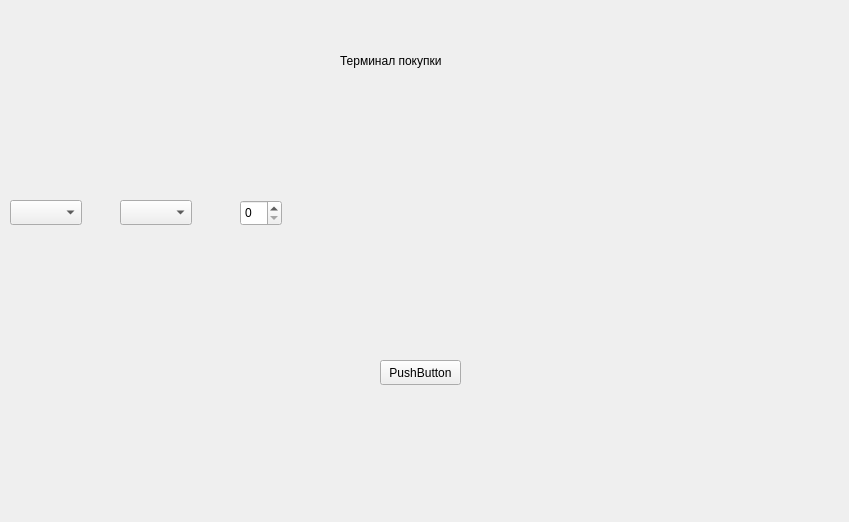
<?xml version="1.0" encoding="UTF-8"?>
<ui version="4.0">
 <class>Window</class>
 <widget class="QWidget" name="Window">
  <property name="geometry">
   <rect>
    <x>0</x>
    <y>0</y>
    <width>849</width>
    <height>522</height>
   </rect>
  </property>
  <property name="windowTitle">
   <string>Window</string>
  </property>
  <widget class="QLabel" name="label">
   <property name="geometry">
    <rect>
     <x>340</x>
     <y>50</y>
     <width>121</width>
     <height>21</height>
    </rect>
   </property>
   <property name="text">
    <string>Терминал покупки</string>
   </property>
  </widget>
  <widget class="QComboBox" name="comboBox">
   <property name="geometry">
    <rect>
     <x>10</x>
     <y>200</y>
     <width>72</width>
     <height>25</height>
    </rect>
   </property>
  </widget>
  <widget class="QComboBox" name="comboBox_2">
   <property name="geometry">
    <rect>
     <x>120</x>
     <y>200</y>
     <width>72</width>
     <height>25</height>
    </rect>
   </property>
  </widget>
  <widget class="QSpinBox" name="spinBox">
   <property name="geometry">
    <rect>
     <x>240</x>
     <y>200</y>
     <width>42</width>
     <height>26</height>
    </rect>
   </property>
  </widget>
  <widget class="QPushButton" name="pushButton">
   <property name="geometry">
    <rect>
     <x>380</x>
     <y>360</y>
     <width>81</width>
     <height>25</height>
    </rect>
   </property>
   <property name="text">
    <string>PushButton</string>
   </property>
  </widget>
 </widget>
 <resources/>
 <connections/>
</ui>
